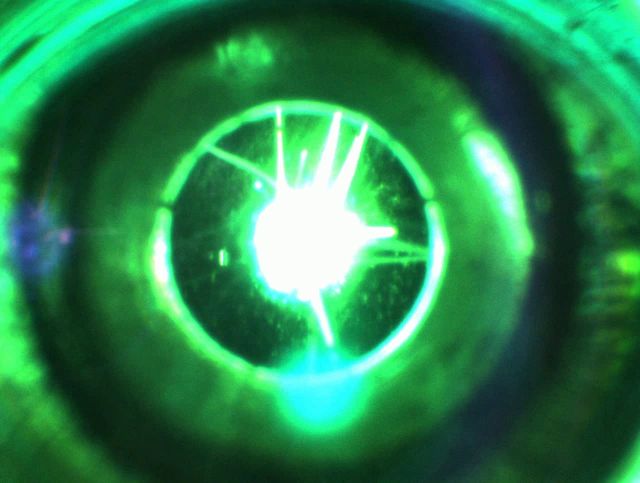
#> input picture data/processed/frame_20250429_152339_146049.jpg, 1280 x 966 px, found by its file name (shown at 1/2 size); its folder holds only this picture in this run
$ python run_segmentation.py
#> lines starting #> are read from the running program, lines starting #| are printed output that depends on the picture; after the words box and inside, x2 and y2 are one past the last pixel; in counts of white or black regions, pixels touching at a corner belong together
import os
import cv2
import numpy as np
import shutil
from sklearn.cluster import KMeans, AgglomerativeClustering, DBSCAN
import matplotlib.pyplot as plt
from skimage.segmentation import find_boundaries

input_dir = "data/processed"

output_base_dir = "outputs/segmentation"
methods = ["kmeans", "hierarchical", "dbscan"]


n_clusters = 5
eps_dbscan = 5
min_samples_dbscan = 10


brightness_weight = 1.0
coordinate_weight = 0.1


full_width = 1280
full_height = 966


small_width = 320
small_height = 241

def clear_output_dir():
    if os.path.exists(output_base_dir):
        shutil.rmtree(output_base_dir)
    os.makedirs(output_base_dir, exist_ok=True)

def extract_pixel_features(image):
    h, w = image.shape
    X, Y = np.meshgrid(np.arange(w), np.arange(h))
    coordinates = np.stack([X.ravel(), Y.ravel()], axis=1) * coordinate_weight
    brightness = image.ravel().reshape(-1, 1) * brightness_weight
    features = np.hstack([brightness, coordinates])
    return features

def cluster_pixels(features, method):
    if method == "kmeans":
        model = KMeans(n_clusters=n_clusters, random_state=42)
    elif method == "hierarchical":
        model = AgglomerativeClustering(n_clusters=n_clusters)
    elif method == "dbscan":
        model = DBSCAN(eps=eps_dbscan, min_samples=min_samples_dbscan)
    else:
        raise ValueError(f"Неизвестный метод: {method}")

    labels = model.fit_predict(features)
    return labels

def get_contrast_color(idx):
    contrast_colors = [
        (255, 0, 0),
        (0, 0, 0),
        (255, 0, 255),
        (255, 255, 0),
        (255, 165, 0),
    ]
    return contrast_colors[idx % len(contrast_colors)]

def visualize_colored_boundaries(original_image, labels, shape):
    segmented = labels.reshape(shape)
    unique_labels = np.unique(labels)
    overlay = original_image.copy()

    for idx, label in enumerate(unique_labels):
        if label == -1:
            continue
        mask = (segmented == label)
        boundary = find_boundaries(mask, mode='thick')
        color = get_contrast_color(idx)

        coords = np.argwhere(boundary)
        for y, x in coords:
            if 0 <= y < overlay.shape[0] and 0 <= x < overlay.shape[1]:
                overlay[y, x] = color

    return overlay

def process_all_frames():
    frame_files = sorted([f for f in os.listdir(input_dir) if f.lower().endswith(('.jpg', '.png'))])

    for method in methods:
        output_dir = os.path.join(output_base_dir, method)
        os.makedirs(output_dir, exist_ok=True)

        print(f"\n Кластеризация методом {method}")

        for frame_file in frame_files:
            frame_path = os.path.join(input_dir, frame_file)
            frame = cv2.imread(frame_path)
#> frame is the input picture: shape (966, 1280, 3); mean B, G, R 77.8, 129, 42.7
            if frame is None:
                print(f" Проблема с загрузкой файла: {frame_path}")
                continue

            h, w = frame.shape[:2]
#> h = 966; w = 1280
            if (w, h) != (full_width, full_height):
                frame_resized = cv2.resize(frame, (full_width, full_height))
            else:
                frame_resized = frame.copy()

            if method == "hierarchical":
                frame_to_process = cv2.resize(frame_resized, (small_width, small_height))
                print(f" Hierarchical: уменьшили до {small_width}x{small_height}")
            else:
                frame_to_process = frame_resized

            gray = cv2.cvtColor(frame_to_process, cv2.COLOR_BGR2GRAY)
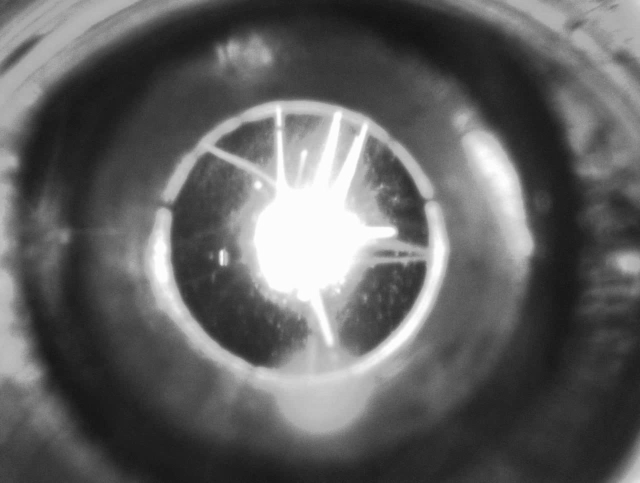
#> gray: shape (966, 1280) (shown at 1/2 size); min 16, max 255, mean 97.3

            features = extract_pixel_features(gray)
            labels = cluster_pixels(features, method)

            overlay = visualize_colored_boundaries(frame_resized, labels, gray.shape)
#> in visualize_colored_boundaries, `segmented = labels.reshape(shape)`:
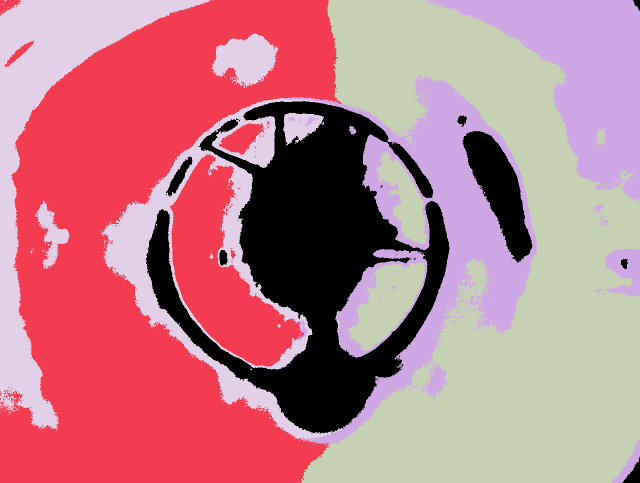
#> segmented: shape (966, 1280) int32 (shown at 1/2 size); 5 distinct labels, from 0 to 4; one colour per label, 0 black
#> in visualize_colored_boundaries, `unique_labels = np.unique(labels)`: unique_labels = [0, 1, 2, 3, 4]
#> the loop in visualize_colored_boundaries, `for idx, label in enumerate(unique_labels):` made 5 passes
#> color on passes 1 to 5: (255, 0, 0), (0, 0, 0), (255, 0, 255), (255, 255, 0), (255, 165, 0)
#> pass 1, in visualize_colored_boundaries, `mask = (segmented == label)`:
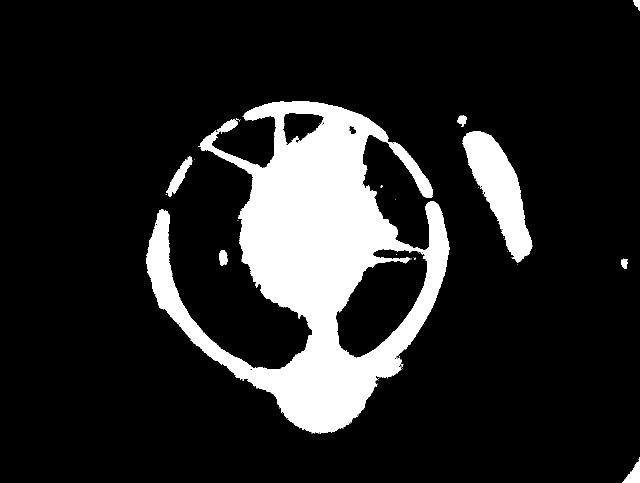
#> mask: shape (966, 1280) bool (shown at 1/2 size); 14.5% white; 55 white regions (47 under 20 px), largest, box (x1, y1, x2, y2) and area: (292, 202, 899, 867) 159629, (925, 262, 1065, 525) 16315, (332, 313, 385, 391) 1340
#> pass 1, in visualize_colored_boundaries, `boundary = find_boundaries(mask, mode='thick')`:
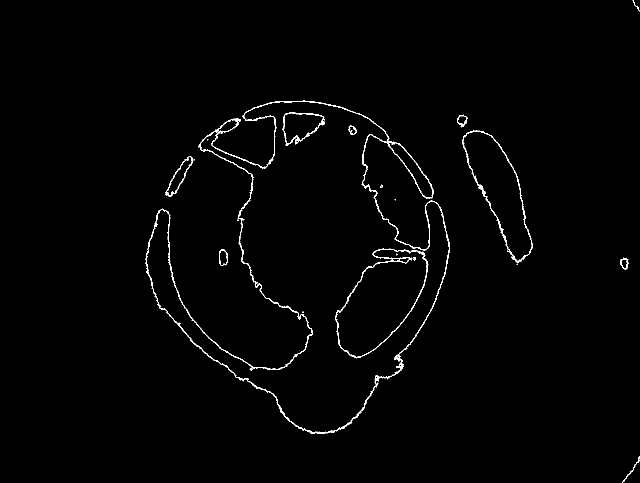
#> boundary: shape (966, 1280) bool (shown at 1/2 size); 1.1% white in thin lines or dots, all inside (x1, y1, x2, y2) = (291, 0, 1280, 966)
#> after the loop in visualize_colored_boundaries, `for idx, label in enumerate(unique_labels):`:
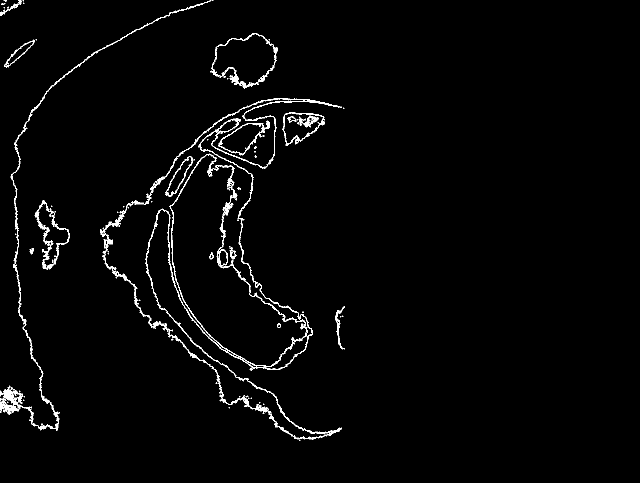
#> boundary: shape (966, 1280) bool (shown at 1/2 size); 1.9% white in thin lines or dots, all inside (x1, y1, x2, y2) = (0, 0, 690, 882)
#> after the loop in visualize_colored_boundaries, `for idx, label in enumerate(unique_labels):`:
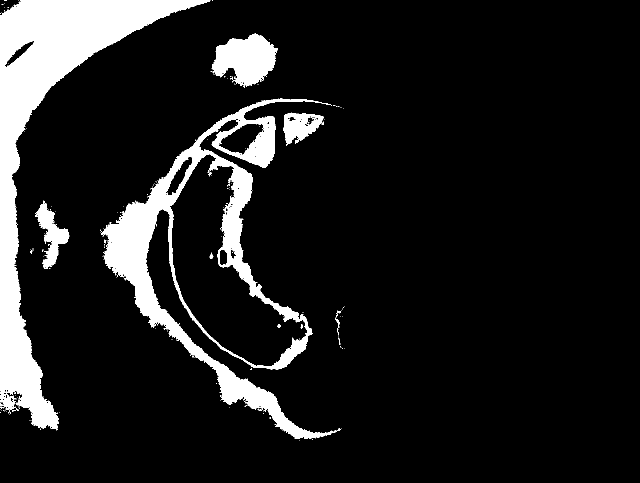
#> mask: shape (966, 1280) bool (shown at 1/2 size); 11.5% white; 231 white regions (221 under 20 px), largest, box (x1, y1, x2, y2) and area: (0, 0, 421, 861) 72885, (202, 197, 682, 878) 53300, (423, 67, 555, 176) 8941
#> after the loop in visualize_colored_boundaries, `for idx, label in enumerate(unique_labels):`:
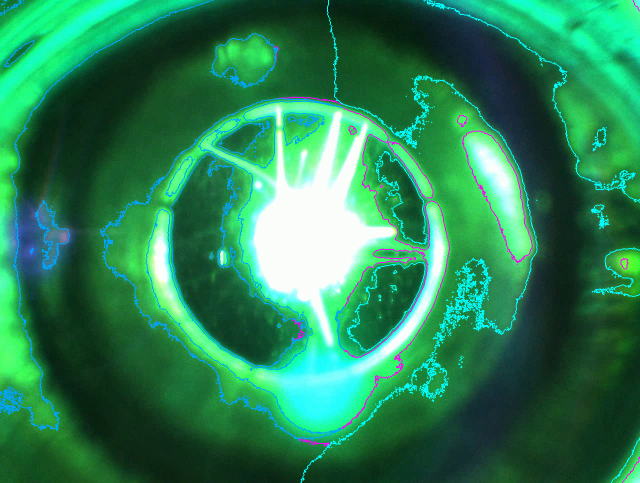
#> overlay: shape (966, 1280, 3) (shown at 1/2 size); 4.13% of pixels changed, all inside (x1, y1, x2, y2) = (0, 0, 1280, 966)

            output_path = os.path.join(output_dir, f"segmented_{frame_file}")
            cv2.imwrite(output_path, overlay)
            print(f"Сохранено: {output_path}")

if __name__ == "__main__":
   # print("Очистка старых результатов...")
   #  clear_output_dir()
#> (the run stopped early here; a loop or call above may not have finished)
